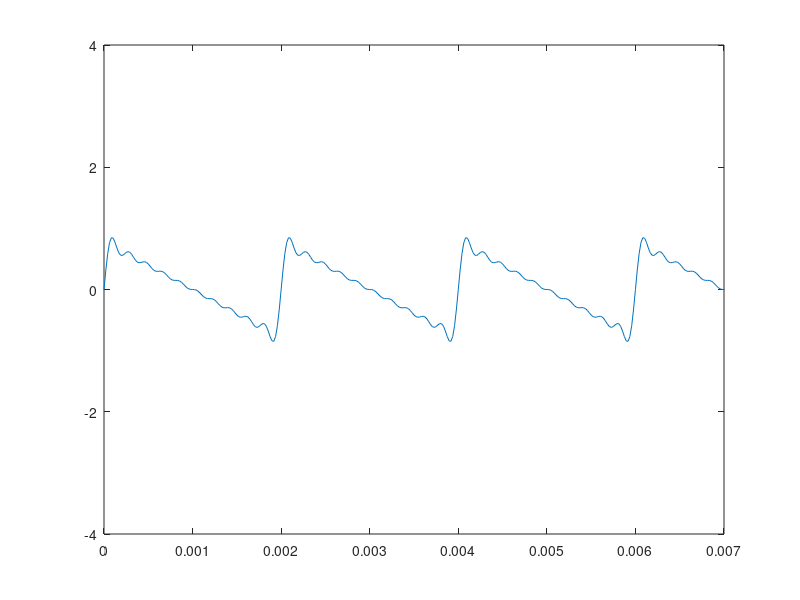

Write the MATLAB code that produced this figure.
clear; clc

% Sintesis de diente de sierra

fs = 48000; % Frecuencia de muestreo
dt = 1/fs; % Tiempo entre muestras
duration = 1; % Duracion de la señal
t = 0:dt:(duration-dt); % Vector de tiempos
a = 1; % Amplitud de la señal
f = 500; % Frecuencia de la señal

sumar = t*0;
for i = 1:10
    y = (a/i)*sin(2*pi*(i*f)*t); % Señal de entrada
    sumar = sumar + y;
end

sumar = sumar*0.5;

%sound(sumar,fs); % Se muestra la señal
plot(t,sumar); % Grafica de la señal de entrada

axis([0 0.007 -4 4]); % Configuracion de los ejes

audiowrite('dienteSierra.wav',sumar,fs);